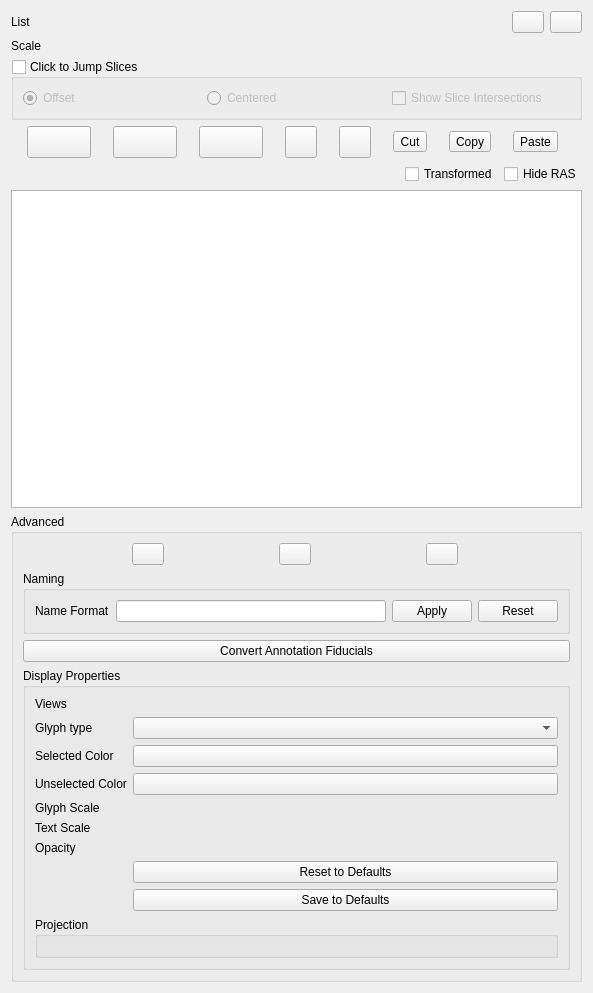
<?xml version="1.0" encoding="UTF-8"?>
<ui version="4.0">
 <class>qSlicerMarkupsModule</class>
 <widget class="qSlicerWidget" name="qSlicerMarkupsModule">
  <property name="geometry">
   <rect>
    <x>0</x>
    <y>0</y>
    <width>593</width>
    <height>993</height>
   </rect>
  </property>
  <property name="sizePolicy">
   <sizepolicy hsizetype="Minimum" vsizetype="Preferred">
    <horstretch>0</horstretch>
    <verstretch>0</verstretch>
   </sizepolicy>
  </property>
  <property name="windowTitle">
   <string>Module Template</string>
  </property>
  <layout class="QVBoxLayout" name="verticalLayout_2">
   <item>
    <layout class="QGridLayout" name="gridLayout_2">
     <item row="0" column="0">
      <widget class="QLabel" name="activeMarkupMRMLNodeLabel">
       <property name="text">
        <string>List</string>
       </property>
      </widget>
     </item>
     <item row="0" column="1">
      <widget class="qMRMLNodeComboBox" name="activeMarkupMRMLNodeComboBox" native="true">
       <property name="toolTip">
        <string>Select or create a markups list</string>
       </property>
       <property name="nodeTypes" stdset="0">
        <stringlist>
         <string>vtkMRMLMarkupsFiducialNode</string>
         <string>vtkMRMLMarkupsLineNode</string>
         <string></string>
        </stringlist>
       </property>
       <property name="baseName" stdset="0">
        <string>F</string>
       </property>
       <property name="addEnabled" stdset="0">
        <bool>true</bool>
       </property>
       <property name="renameEnabled" stdset="0">
        <bool>true</bool>
       </property>
      </widget>
     </item>
     <item row="1" column="0">
      <widget class="QLabel" name="markupScaleLabel">
       <property name="text">
        <string>Scale</string>
       </property>
      </widget>
     </item>
     <item row="1" column="1" colspan="3">
      <widget class="ctkSliderWidget" name="markupScaleSliderWidget" native="true">
       <property name="toolTip">
        <string>Set both the glyph and text size to the same value for all markups in the list.</string>
       </property>
       <property name="singleStep" stdset="0">
        <double>0.100000000000000</double>
       </property>
       <property name="maximum" stdset="0">
        <double>20.000000000000000</double>
       </property>
       <property name="value" stdset="0">
        <double>3.000000000000000</double>
       </property>
      </widget>
     </item>
     <item row="0" column="2">
      <widget class="QPushButton" name="listVisibileInvisiblePushButton">
       <property name="sizePolicy">
        <sizepolicy hsizetype="Preferred" vsizetype="Preferred">
         <horstretch>0</horstretch>
         <verstretch>0</verstretch>
        </sizepolicy>
       </property>
       <property name="minimumSize">
        <size>
         <width>30</width>
         <height>0</height>
        </size>
       </property>
       <property name="maximumSize">
        <size>
         <width>32</width>
         <height>32</height>
        </size>
       </property>
       <property name="toolTip">
        <string>Toggle the list visibility, which will over ride the visibility of markups in the list.</string>
       </property>
       <property name="text">
        <string/>
       </property>
       <property name="icon">
        <iconset>
         <normaloff>:Icons/Medium/SlicerVisible.png</normaloff>:Icons/Medium/SlicerVisible.png</iconset>
       </property>
      </widget>
     </item>
     <item row="0" column="3">
      <widget class="QPushButton" name="listLockedUnlockedPushButton">
       <property name="sizePolicy">
        <sizepolicy hsizetype="Preferred" vsizetype="Preferred">
         <horstretch>0</horstretch>
         <verstretch>0</verstretch>
        </sizepolicy>
       </property>
       <property name="minimumSize">
        <size>
         <width>30</width>
         <height>0</height>
        </size>
       </property>
       <property name="maximumSize">
        <size>
         <width>32</width>
         <height>32</height>
        </size>
       </property>
       <property name="toolTip">
        <string>Toggle the list lock state which will over ride the lock state of markups in the list.</string>
       </property>
       <property name="text">
        <string/>
       </property>
       <property name="icon">
        <iconset>
         <normaloff>:Icons/Medium/SlicerUnlock.png</normaloff>:Icons/Medium/SlicerUnlock.png</iconset>
       </property>
      </widget>
     </item>
    </layout>
   </item>
   <item>
    <widget class="QGroupBox" name="jumpSlicesGroupBox">
     <property name="sizePolicy">
      <sizepolicy hsizetype="Preferred" vsizetype="Preferred">
       <horstretch>0</horstretch>
       <verstretch>0</verstretch>
      </sizepolicy>
     </property>
     <property name="minimumSize">
      <size>
       <width>0</width>
       <height>60</height>
      </size>
     </property>
     <property name="toolTip">
      <string>If checked, click on table rows to jump slices to that point. Arrow keys also work to highlight rows for jumping slices.</string>
     </property>
     <property name="title">
      <string>Click to Jump Slices</string>
     </property>
     <property name="checkable">
      <bool>true</bool>
     </property>
     <property name="checked">
      <bool>false</bool>
     </property>
     <layout class="QHBoxLayout" name="horizontalLayout">
      <item>
       <widget class="QRadioButton" name="jumpOffsetRadioButton">
        <property name="toolTip">
         <string>Jumps slices with offset</string>
        </property>
        <property name="text">
         <string>Offset</string>
        </property>
        <property name="checked">
         <bool>true</bool>
        </property>
       </widget>
      </item>
      <item>
       <widget class="QRadioButton" name="jumpCenteredRadioButton">
        <property name="toolTip">
         <string>Jumps slices centered around the highlighted point</string>
        </property>
        <property name="text">
         <string>Centered</string>
        </property>
        <property name="checked">
         <bool>false</bool>
        </property>
       </widget>
      </item>
      <item>
       <widget class="ctkCheckBox" name="sliceIntersectionsVisibilityCheckBox">
        <property name="toolTip">
         <string>Show how the other slice planes intersect each slice plane.</string>
        </property>
        <property name="text">
         <string>Show Slice Intersections</string>
        </property>
       </widget>
      </item>
     </layout>
    </widget>
   </item>
   <item>
    <layout class="QHBoxLayout" name="horizontalLayout_6">
     <item>
      <widget class="ctkMenuButton" name="visibilityAllMarkupsInListMenuButton">
       <property name="sizePolicy">
        <sizepolicy hsizetype="Preferred" vsizetype="Preferred">
         <horstretch>0</horstretch>
         <verstretch>0</verstretch>
        </sizepolicy>
       </property>
       <property name="minimumSize">
        <size>
         <width>64</width>
         <height>32</height>
        </size>
       </property>
       <property name="maximumSize">
        <size>
         <width>32</width>
         <height>32</height>
        </size>
       </property>
       <property name="toolTip">
        <string>Toggle visibility flag on all markups in list, use drop down menu to set all to visible or invisible.</string>
       </property>
      </widget>
     </item>
     <item>
      <widget class="ctkMenuButton" name="selectedAllMarkupsInListMenuButton">
       <property name="sizePolicy">
        <sizepolicy hsizetype="Preferred" vsizetype="Preferred">
         <horstretch>0</horstretch>
         <verstretch>0</verstretch>
        </sizepolicy>
       </property>
       <property name="minimumSize">
        <size>
         <width>64</width>
         <height>32</height>
        </size>
       </property>
       <property name="maximumSize">
        <size>
         <width>32</width>
         <height>32</height>
        </size>
       </property>
       <property name="toolTip">
        <string>Toggle selected flag on all markups in list, use drop down menu to set all to selected or deselected.</string>
       </property>
      </widget>
     </item>
     <item>
      <widget class="ctkMenuButton" name="lockAllMarkupsInListMenuButton">
       <property name="sizePolicy">
        <sizepolicy hsizetype="Preferred" vsizetype="Preferred">
         <horstretch>0</horstretch>
         <verstretch>0</verstretch>
        </sizepolicy>
       </property>
       <property name="minimumSize">
        <size>
         <width>64</width>
         <height>32</height>
        </size>
       </property>
       <property name="maximumSize">
        <size>
         <width>32</width>
         <height>32</height>
        </size>
       </property>
       <property name="toolTip">
        <string>Toggle lock flag on all markups in list, use drop down menu to set all to locked or unlocked.</string>
       </property>
      </widget>
     </item>
     <item>
      <widget class="QPushButton" name="deleteMarkupPushButton">
       <property name="enabled">
        <bool>true</bool>
       </property>
       <property name="sizePolicy">
        <sizepolicy hsizetype="Preferred" vsizetype="Preferred">
         <horstretch>0</horstretch>
         <verstretch>0</verstretch>
        </sizepolicy>
       </property>
       <property name="minimumSize">
        <size>
         <width>30</width>
         <height>0</height>
        </size>
       </property>
       <property name="maximumSize">
        <size>
         <width>32</width>
         <height>32</height>
        </size>
       </property>
       <property name="toolTip">
        <string>Delete the highlighted markup(s) from the active list</string>
       </property>
       <property name="text">
        <string/>
       </property>
       <property name="icon">
        <iconset resource="../qSlicerMarkupsModule.qrc">
         <normaloff>:/Icons/MarkupsDeleteSelectedRows.png</normaloff>:/Icons/MarkupsDeleteSelectedRows.png</iconset>
       </property>
      </widget>
     </item>
     <item>
      <widget class="QPushButton" name="deleteAllMarkupsInListPushButton">
       <property name="enabled">
        <bool>true</bool>
       </property>
       <property name="sizePolicy">
        <sizepolicy hsizetype="Preferred" vsizetype="Preferred">
         <horstretch>0</horstretch>
         <verstretch>0</verstretch>
        </sizepolicy>
       </property>
       <property name="minimumSize">
        <size>
         <width>30</width>
         <height>0</height>
        </size>
       </property>
       <property name="maximumSize">
        <size>
         <width>32</width>
         <height>32</height>
        </size>
       </property>
       <property name="toolTip">
        <string>Remove all markups from the active list</string>
       </property>
       <property name="icon">
        <iconset resource="../qSlicerMarkupsModule.qrc">
         <normaloff>:/Icons/MarkupsDeleteAllRows.png</normaloff>:/Icons/MarkupsDeleteAllRows.png</iconset>
       </property>
      </widget>
     </item>
     <item>
      <widget class="QToolButton" name="CutMarkupsToolButton">
       <property name="enabled">
        <bool>true</bool>
       </property>
       <property name="text">
        <string>Cut</string>
       </property>
      </widget>
     </item>
     <item>
      <widget class="QToolButton" name="CopyMarkupsToolButton">
       <property name="enabled">
        <bool>true</bool>
       </property>
       <property name="text">
        <string>Copy</string>
       </property>
      </widget>
     </item>
     <item>
      <widget class="QToolButton" name="PasteMarkupsToolButton">
       <property name="enabled">
        <bool>true</bool>
       </property>
       <property name="text">
        <string>Paste</string>
       </property>
      </widget>
     </item>
    </layout>
   </item>
   <item>
    <layout class="QHBoxLayout" name="checkBoxesHorizontalLayout">
     <item>
      <spacer name="horizontalSpacer">
       <property name="orientation">
        <enum>Qt::Horizontal</enum>
       </property>
       <property name="sizeHint" stdset="0">
        <size>
         <width>40</width>
         <height>20</height>
        </size>
       </property>
      </spacer>
     </item>
     <item>
      <widget class="QCheckBox" name="transformedCoordinatesCheckBox">
       <property name="toolTip">
        <string>Check to show the transformed coordinates in the table.</string>
       </property>
       <property name="text">
        <string>Transformed</string>
       </property>
       <property name="checked">
        <bool>false</bool>
       </property>
      </widget>
     </item>
     <item>
      <widget class="QCheckBox" name="hideCoordinateColumnsCheckBox">
       <property name="toolTip">
        <string>Check to hide the coordinate columns in the table, uncheck to show them. Right click in rows to see coordinates.</string>
       </property>
       <property name="text">
        <string>Hide RAS</string>
       </property>
       <property name="checked">
        <bool>false</bool>
       </property>
      </widget>
     </item>
    </layout>
   </item>
   <item>
    <widget class="QTableWidget" name="activeMarkupTableWidget">
     <property name="sizePolicy">
      <sizepolicy hsizetype="Expanding" vsizetype="Expanding">
       <horstretch>0</horstretch>
       <verstretch>0</verstretch>
      </sizepolicy>
     </property>
     <property name="minimumSize">
      <size>
       <width>0</width>
       <height>250</height>
      </size>
     </property>
     <property name="toolTip">
      <string>The markups in the currently active markups node. Right click in a row for delete, jump, copy, move.</string>
     </property>
     <property name="accessibleName">
      <string>active markup table</string>
     </property>
     <property name="alternatingRowColors">
      <bool>true</bool>
     </property>
    </widget>
   </item>
   <item>
    <widget class="ctkCollapsibleGroupBox" name="advancedCollapsibleButton">
     <property name="toolTip">
      <string>Display, naming, volume interactions, moving up/down, adding, Annotations import</string>
     </property>
     <property name="title">
      <string>Advanced</string>
     </property>
     <property name="collapsed" stdset="0">
      <bool>true</bool>
     </property>
     <layout class="QVBoxLayout" name="verticalLayout">
      <item>
       <layout class="QHBoxLayout" name="horizontalLayout_7">
        <item>
         <widget class="QPushButton" name="moveMarkupUpPushButton">
          <property name="sizePolicy">
           <sizepolicy hsizetype="Preferred" vsizetype="Preferred">
            <horstretch>0</horstretch>
            <verstretch>0</verstretch>
           </sizepolicy>
          </property>
          <property name="minimumSize">
           <size>
            <width>30</width>
            <height>0</height>
           </size>
          </property>
          <property name="maximumSize">
           <size>
            <width>32</width>
            <height>32</height>
           </size>
          </property>
          <property name="toolTip">
           <string>Move a highlighted markup up one spot in the list</string>
          </property>
          <property name="text">
           <string/>
          </property>
          <property name="icon">
           <iconset resource="../qSlicerMarkupsModule.qrc">
            <normaloff>:/Icons/MarkupsMoveUp.png</normaloff>:/Icons/MarkupsMoveUp.png</iconset>
          </property>
         </widget>
        </item>
        <item>
         <widget class="QPushButton" name="moveMarkupDownPushButton">
          <property name="sizePolicy">
           <sizepolicy hsizetype="Preferred" vsizetype="Preferred">
            <horstretch>0</horstretch>
            <verstretch>0</verstretch>
           </sizepolicy>
          </property>
          <property name="minimumSize">
           <size>
            <width>30</width>
            <height>0</height>
           </size>
          </property>
          <property name="maximumSize">
           <size>
            <width>32</width>
            <height>32</height>
           </size>
          </property>
          <property name="toolTip">
           <string>Move a highlighted markup down one spot in the list</string>
          </property>
          <property name="text">
           <string/>
          </property>
          <property name="icon">
           <iconset resource="../qSlicerMarkupsModule.qrc">
            <normaloff>:/Icons/MarkupsMoveDown.png</normaloff>:/Icons/MarkupsMoveDown.png</iconset>
          </property>
         </widget>
        </item>
        <item>
         <widget class="QPushButton" name="addMarkupPushButton">
          <property name="sizePolicy">
           <sizepolicy hsizetype="Preferred" vsizetype="Preferred">
            <horstretch>0</horstretch>
            <verstretch>0</verstretch>
           </sizepolicy>
          </property>
          <property name="minimumSize">
           <size>
            <width>30</width>
            <height>0</height>
           </size>
          </property>
          <property name="maximumSize">
           <size>
            <width>32</width>
            <height>32</height>
           </size>
          </property>
          <property name="toolTip">
           <string>Add a new markup to the active list, at origin</string>
          </property>
          <property name="icon">
           <iconset resource="../qSlicerMarkupsModule.qrc">
            <normaloff>:/Icons/MarkupsAddFiducial.png</normaloff>:/Icons/MarkupsAddFiducial.png</iconset>
          </property>
         </widget>
        </item>
       </layout>
      </item>
      <item>
       <widget class="ctkCollapsibleGroupBox" name="namingCollapsibleGroupBox">
        <property name="title">
         <string>Naming</string>
        </property>
        <layout class="QGridLayout" name="gridLayout">
         <item row="2" column="0">
          <widget class="QLabel" name="nameFormatLabel">
           <property name="toolTip">
            <string>Include %N for list name, %d for number.</string>
           </property>
           <property name="text">
            <string>Name Format</string>
           </property>
          </widget>
         </item>
         <item row="2" column="1">
          <widget class="QLineEdit" name="nameFormatLineEdit">
           <property name="toolTip">
            <string>Format for creating names of new markups, using sprintf format style. %N is replaced by the list name, %d by an integer.</string>
           </property>
          </widget>
         </item>
         <item row="2" column="3">
          <widget class="QPushButton" name="resetNameFormatToDefaultPushButton">
           <property name="toolTip">
            <string>Reset the name format field to the default value.</string>
           </property>
           <property name="text">
            <string>Reset</string>
           </property>
          </widget>
         </item>
         <item row="2" column="2">
          <widget class="QPushButton" name="renameAllWithCurrentNameFormatPushButton">
           <property name="toolTip">
            <string>Rename all markups in this list according to the current name format, trying to preserve numbers.</string>
           </property>
           <property name="text">
            <string>Apply</string>
           </property>
          </widget>
         </item>
        </layout>
       </widget>
      </item>
      <item>
       <widget class="QPushButton" name="convertAnnotationFiducialsPushButton">
        <property name="toolTip">
         <string>Uses annotation fiducial hierarchies to make markup lists. Removes the annotations once they've been moved.</string>
        </property>
        <property name="text">
         <string>Convert Annotation Fiducials</string>
        </property>
       </widget>
      </item>
      <item>
       <widget class="ctkCollapsibleGroupBox" name="displayPropertiesCollapsibleButton">
        <property name="toolTip">
         <string>Set display properties for this list</string>
        </property>
        <property name="title">
         <string>Display Properties</string>
        </property>
        <property name="collapsed" stdset="0">
         <bool>false</bool>
        </property>
        <property name="collapsedHeight" stdset="0">
         <number>10</number>
        </property>
        <layout class="QFormLayout" name="formLayout_2">
         <property name="fieldGrowthPolicy">
          <enum>QFormLayout::AllNonFixedFieldsGrow</enum>
         </property>
         <item row="1" column="0">
          <widget class="QLabel" name="glyphTypeLabel">
           <property name="text">
            <string>Glyph type</string>
           </property>
          </widget>
         </item>
         <item row="1" column="1">
          <widget class="QComboBox" name="glyphTypeComboBox"/>
         </item>
         <item row="2" column="0">
          <widget class="QLabel" name="selectedColorLabel">
           <property name="text">
            <string>Selected Color</string>
           </property>
          </widget>
         </item>
         <item row="2" column="1">
          <widget class="ctkColorPickerButton" name="selectedColorPickerButton">
           <property name="displayColorName" stdset="0">
            <bool>false</bool>
           </property>
          </widget>
         </item>
         <item row="3" column="0">
          <widget class="QLabel" name="unselectedColorLabel">
           <property name="text">
            <string>Unselected Color</string>
           </property>
          </widget>
         </item>
         <item row="3" column="1">
          <widget class="ctkColorPickerButton" name="unselectedColorPickerButton">
           <property name="displayColorName" stdset="0">
            <bool>false</bool>
           </property>
          </widget>
         </item>
         <item row="4" column="0">
          <widget class="QLabel" name="glyphScaleLabel">
           <property name="text">
            <string>Glyph Scale</string>
           </property>
          </widget>
         </item>
         <item row="4" column="1">
          <widget class="ctkSliderWidget" name="glyphScaleSliderWidget" native="true">
           <property name="singleStep" stdset="0">
            <double>0.100000000000000</double>
           </property>
           <property name="maximum" stdset="0">
            <double>20.000000000000000</double>
           </property>
          </widget>
         </item>
         <item row="5" column="0">
          <widget class="QLabel" name="textScaleLabel">
           <property name="text">
            <string>Text Scale</string>
           </property>
          </widget>
         </item>
         <item row="5" column="1">
          <widget class="ctkSliderWidget" name="textScaleSliderWidget" native="true">
           <property name="singleStep" stdset="0">
            <double>0.100000000000000</double>
           </property>
           <property name="maximum" stdset="0">
            <double>20.000000000000000</double>
           </property>
          </widget>
         </item>
         <item row="6" column="0">
          <widget class="QLabel" name="opacityLabel">
           <property name="text">
            <string>Opacity</string>
           </property>
          </widget>
         </item>
         <item row="6" column="1">
          <widget class="ctkSliderWidget" name="opacitySliderWidget" native="true">
           <property name="singleStep" stdset="0">
            <double>0.100000000000000</double>
           </property>
           <property name="maximum" stdset="0">
            <double>1.000000000000000</double>
           </property>
          </widget>
         </item>
         <item row="7" column="1">
          <widget class="QPushButton" name="resetToDefaultDisplayPropertiesPushButton">
           <property name="toolTip">
            <string>Use default display properties.</string>
           </property>
           <property name="text">
            <string>Reset to Defaults</string>
           </property>
          </widget>
         </item>
         <item row="8" column="1">
          <widget class="QPushButton" name="saveToDefaultDisplayPropertiesPushButton">
           <property name="toolTip">
            <string>Save current display property settings to defaults, will be saved for when Slicer restarts (see Application Settings)</string>
           </property>
           <property name="text">
            <string>Save to Defaults</string>
           </property>
          </widget>
         </item>
         <item row="9" column="0" colspan="2">
          <widget class="ctkCollapsibleGroupBox" name="pointFiducialProjectionPropertiesGroupBox">
           <property name="title">
            <string>Projection</string>
           </property>
           <property name="collapsed" stdset="0">
            <bool>true</bool>
           </property>
           <layout class="QVBoxLayout" name="pointFiducialProjectionVerticalLayout">
            <item>
             <widget class="qMRMLMarkupsFiducialProjectionPropertyWidget" name="pointFiducialProjectionWidget" native="true"/>
            </item>
           </layout>
          </widget>
         </item>
         <item row="0" column="1">
          <widget class="qMRMLDisplayNodeViewComboBox" name="listDisplayNodeViewComboBox" native="true">
           <property name="toolTip">
            <string>Select 3D views in which to show this list. All unchecked shows in all 3D and 2D views.</string>
           </property>
          </widget>
         </item>
         <item row="0" column="0">
          <widget class="QLabel" name="listDisplayNodeViewLabel">
           <property name="text">
            <string>Views</string>
           </property>
          </widget>
         </item>
        </layout>
       </widget>
      </item>
     </layout>
    </widget>
   </item>
  </layout>
 </widget>
 <customwidgets>
  <customwidget>
   <class>qMRMLNodeComboBox</class>
   <extends>QWidget</extends>
   <header>qMRMLNodeComboBox.h</header>
   <container>1</container>
  </customwidget>
  <customwidget>
   <class>qMRMLWidget</class>
   <extends>QWidget</extends>
   <header>qMRMLWidget.h</header>
   <container>1</container>
  </customwidget>
  <customwidget>
   <class>qSlicerWidget</class>
   <extends>QWidget</extends>
   <header>qSlicerWidget.h</header>
   <container>1</container>
  </customwidget>
  <customwidget>
   <class>qMRMLMarkupsFiducialProjectionPropertyWidget</class>
   <extends>qMRMLWidget</extends>
   <header>qMRMLMarkupsFiducialProjectionPropertyWidget.h</header>
   <container>1</container>
  </customwidget>
  <customwidget>
   <class>ctkCheckBox</class>
   <extends>QCheckBox</extends>
   <header>ctkCheckBox.h</header>
  </customwidget>
  <customwidget>
   <class>ctkCollapsibleGroupBox</class>
   <extends>QGroupBox</extends>
   <header>ctkCollapsibleGroupBox.h</header>
   <container>1</container>
  </customwidget>
  <customwidget>
   <class>ctkColorPickerButton</class>
   <extends>QPushButton</extends>
   <header>ctkColorPickerButton.h</header>
  </customwidget>
  <customwidget>
   <class>ctkMenuButton</class>
   <extends>QPushButton</extends>
   <header>ctkMenuButton.h</header>
  </customwidget>
  <customwidget>
   <class>ctkSliderWidget</class>
   <extends>QWidget</extends>
   <header>ctkSliderWidget.h</header>
  </customwidget>
  <customwidget>
   <class>qMRMLCheckableNodeComboBox</class>
   <extends>qMRMLNodeComboBox</extends>
   <header>qMRMLCheckableNodeComboBox.h</header>
   <container>1</container>
  </customwidget>
  <customwidget>
   <class>qMRMLDisplayNodeViewComboBox</class>
   <extends>qMRMLCheckableNodeComboBox</extends>
   <header>qMRMLDisplayNodeViewComboBox.h</header>
   <container>1</container>
  </customwidget>
 </customwidgets>
 <resources>
  <include location="../qSlicerMarkupsModule.qrc"/>
 </resources>
 <connections>
  <connection>
   <sender>qSlicerMarkupsModule</sender>
   <signal>mrmlSceneChanged(vtkMRMLScene*)</signal>
   <receiver>activeMarkupMRMLNodeComboBox</receiver>
   <slot>setMRMLScene(vtkMRMLScene*)</slot>
   <hints>
    <hint type="sourcelabel">
     <x>20</x>
     <y>20</y>
    </hint>
    <hint type="destinationlabel">
     <x>20</x>
     <y>20</y>
    </hint>
   </hints>
  </connection>
 </connections>
</ui>
